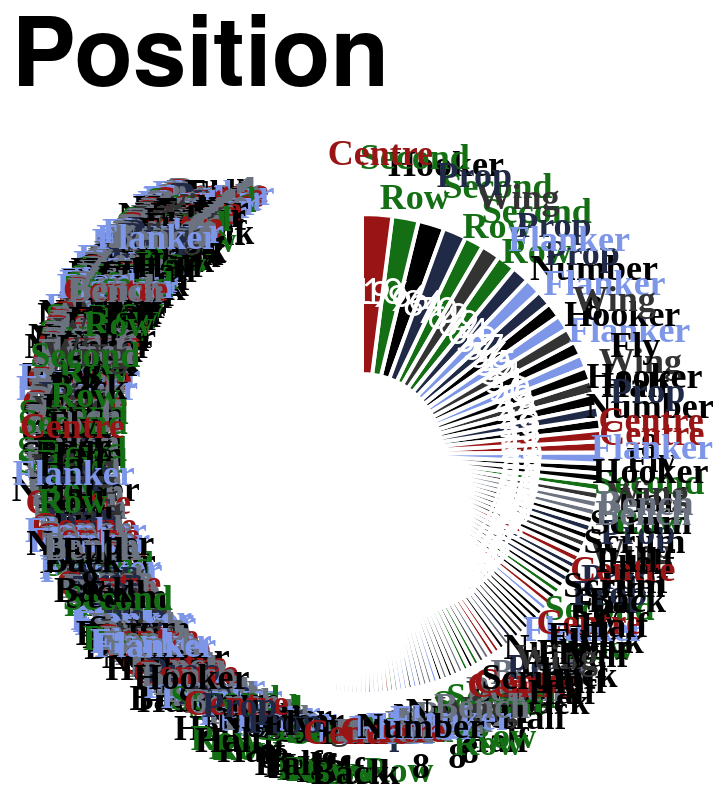

Here is the Vega-Lite specification saved for this chart:
### Vega-Lite specification from a JSON file in a GitHub repository (floating-point values rounded to 4 significant figures; data arrays with more than 128 entries replaced by an {"elided": "..."} marker saying what was removed)
{"config": {"axis": {"labelFont": "PT Sans Narrow, Helvetica Neue, Helvetica, Arial, sans-serif", "titleFont": "PT Sans Narrow, Helvetica Neue, Helvetica, Arial, sans-serif", "labelFontSize": 13, "titleFontSize": 24, "gridColor": "#202947", "gridOpacity": 0.2, "zindex": 1}, "text": {"font": "Lato, sans-serif"}, "bar": {"cornerRadiusEnd": 5}, "header": {"labelFont": "PT Sans Narrow, Helvetica Neue, Helvetica, Arial, sans-serif", "titleFont": "PT Sans Narrow, Helvetica Neue, Helvetica, Arial, sans-serif", "labelFontSize": 24, "titleFontSize": 28, "labelFontWeight": "bold", "orient": "left"}, "legend": {"labelFont": "PT Sans Narrow, Helvetica Neue, Helvetica, Arial, sans-serif", "titleFont": "PT Sans Narrow, Helvetica Neue, Helvetica, Arial, sans-serif", "labelFontSize": 14, "titleFontSize": 16, "titlePadding": 5, "fillColor": "white", "strokeColor": "black", "padding": 10, "titleFontWeight": "lighter", "titleFontStyle": "italic", "titleColor": "gray", "offset": 10}, "title": {"font": "PT Sans Narrow, Helvetica Neue, Helvetica, Arial, sans-serif", "fontSize": 48, "fontWeight": "bold", "anchor": "start", "align": "center", "titlePadding": 20, "subtitlePadding": 10, "subtitleFontSize": 13, "subtitleColor": "", "subtitleFontStyle": "italic", "offset": 15, "color": "black"}, "axisX": {"labelAngle": 0}, "facet": {"title": null, "header": null, "align": {"row": "each", "column": "each"}, "spacing": 10}, "resolve": {"scale": {"y": "independent", "facet": "independent"}}, "background": "transparent", "scale": {"offsetBandPaddingOuter": 0.2, "offsetBandPaddingInner": 0.1}, "view": {"stroke": null, "background": "transparent"}}, "layer": [{"mark": {"type": "arc", "innerRadius": 40, "outerRadius": 120, "stroke": "#ffffff", "strokeWidth": 2}, "encoding": {"color": {"field": "position", "legend": null, "scale": {"domain": ["Prop", "Flanker", "Second Row", "Centre", "Wing", "Fly Half", "Hooker", "Scrum Half", "Full Back", "Number 8", "Bench"], "range": ["#202946", "#7d96e8", "#146f14", "#991515", "#333333", "#000000", "#000000", "#000000", "#000000", "#000000", "#6b7280"]}, "sort": {"field": "sort_order", "op": "min", "order": "ascending"}, "type": "nominal"}, "order": {"field": "appearances", "sort": "ascending", "type": "quantitative"}, "theta": {"field": "appearances", "sort": "descending", "stack": true, "title": "Appearances", "type": "quantitative"}, "tooltip": [{"field": "player", "title": "Player", "type": "nominal"}, {"field": "position", "title": "Position", "type": "nominal"}, {"field": "appearances", "title": "Appearances", "type": "quantitative"}]}}, {"mark": {"type": "text", "dy": -5, "font": "PT Sans Narrow", "fontSize": 18, "fontWeight": "bold", "radius": 145}, "encoding": {"color": {"field": "position", "legend": null, "scale": {"domain": ["Prop", "Flanker", "Second Row", "Centre", "Wing", "Fly Half", "Hooker", "Scrum Half", "Full Back", "Number 8", "Bench"], "range": ["#202946", "#7d96e8", "#146f14", "#991515", "#333333", "#000000", "#000000", "#000000", "#000000", "#000000", "#6b7280"]}, "type": "nominal"}, "opacity": {"condition": {"test": "datum.appearances > 2", "value": 1}, "value": 0}, "order": {"field": "appearances", "sort": "ascending", "type": "quantitative"}, "text": {"field": "position_label", "type": "nominal"}, "theta": {"field": "appearances", "sort": "descending", "stack": true, "title": "Appearances", "type": "quantitative"}}, "transform": [{"calculate": "split(datum.position, ' ')", "as": "position_label"}]}, {"mark": {"type": "text", "color": "white", "fontSize": 18, "radius": 80}, "encoding": {"order": {"field": "appearances", "sort": "ascending", "type": "quantitative"}, "text": {"field": "appearances", "type": "nominal"}, "theta": {"field": "appearances", "sort": "descending", "stack": true, "title": "Appearances", "type": "quantitative"}}}], "data": {"name": "data-7a968b086430435bed1aecd24c28dff8"}, "height": 300, "resolve": {"scale": {"color": "shared"}}, "title": "Position", "width": 300, "$schema": "https://vega.github.io/schema/vega-lite/v5.20.1.json", "datasets": {"data-7a968b086430435bed1aecd24c28dff8": {"elided": "770 records"}}}
